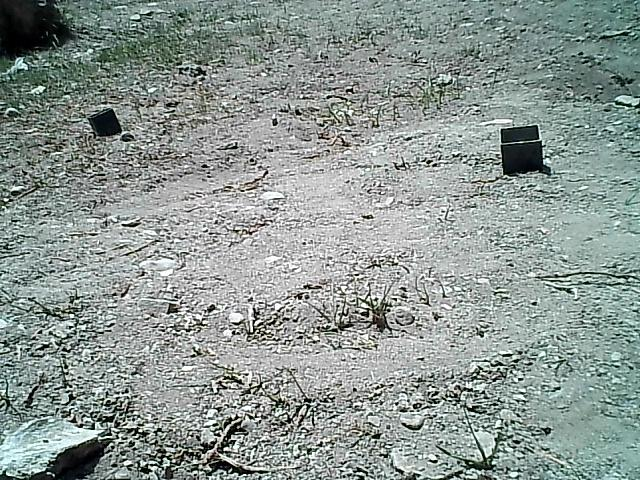
#> input picture YoloTrain/val/images/001.png, 640 x 480 px, found by its file name; its folder holds only this picture in this run
$ python change2grayData.py
#> lines starting #> are read from the running program, lines starting #| are printed output that depends on the picture
import cv2
import os
import shutil

def apply_clahe_gaussian(gray):
    # Aplicar el ecualizador CLAHE
    clahe = cv2.createCLAHE(clipLimit=2.0, tileGridSize=(5, 5))
    clahe_result = clahe.apply(gray)
    # Aplicar un desenfoque gaussiano
    blurred = cv2.GaussianBlur(clahe_result, (5, 5), 0)

    return blurred

def process_images(input_image_folder, input_label_folder, output_image_folder, output_label_folder):
    # Crear las carpetas de salida si no existen
    if not os.path.exists(output_image_folder):
        os.makedirs(output_image_folder)
    if not os.path.exists(output_label_folder):
        os.makedirs(output_label_folder)

    # Lista de imágenes en la carpeta de entrada
    image_files = [f for f in os.listdir(input_image_folder) if f.endswith('.png')]

    for image_file in image_files:
        # Leer la imagen en escala de grises
        image_path = os.path.join(input_image_folder, image_file)
        image = cv2.imread(image_path, cv2.IMREAD_GRAYSCALE)
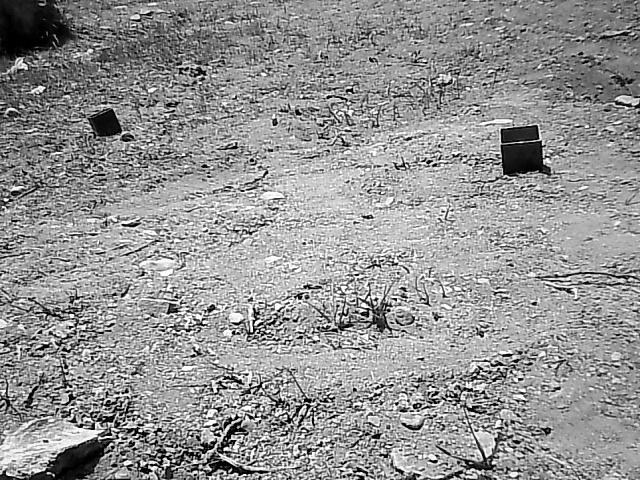
#> image: shape (480, 640); min 0, max 255, mean 147.8

        # Aplicar la función a la imagen
        processed_image = apply_clahe_gaussian(image)
#> in apply_clahe_gaussian, `clahe_result = clahe.apply(gray)`:
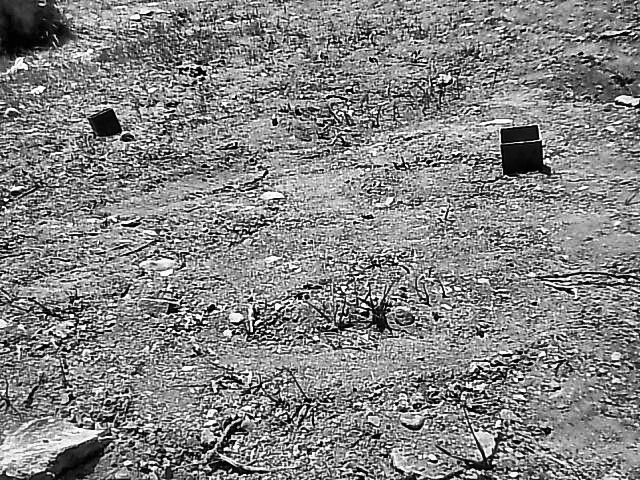
#> clahe_result: shape (480, 640); min 0, max 255, mean 131.7
#> in apply_clahe_gaussian, `blurred = cv2.GaussianBlur(clahe_result, (5, 5), 0)`:
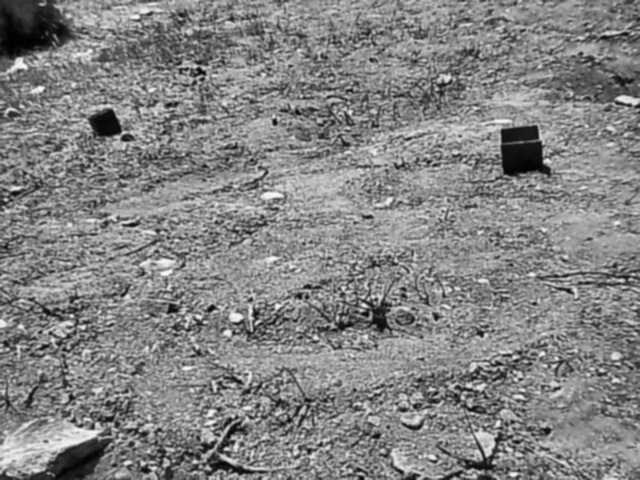
#> blurred: shape (480, 640); min 2, max 251, mean 131.7

        # Guardar la imagen procesada en la carpeta de salida
        output_image_path = os.path.join(output_image_folder, image_file)
        cv2.imwrite(output_image_path, processed_image)

        # Copiar el archivo de etiqueta correspondiente
        label_file = image_file.replace('.png', '.txt')
        label_path = os.path.join(input_label_folder, label_file)
        output_label_path = os.path.join(output_label_folder, label_file)

        shutil.copy(label_path, output_label_path)

def main():
    input_image_folder = "/home/hackbrian/gitProyects/Seeker_ComputerVision/YoloTrain/val/images"
    input_label_folder = "/home/hackbrian/gitProyects/Seeker_ComputerVision/YoloTrain/val/labels"
    output_image_folder = "/home/hackbrian/gitProyects/Seeker_ComputerVision/YoloTrainV2/val/images"
    output_label_folder = "/home/hackbrian/gitProyects/Seeker_ComputerVision/YoloTrainV2/val/labels"

    process_images(input_image_folder, input_label_folder, output_image_folder, output_label_folder)

if __name__ == "__main__":
    main()

$ run again, on YoloTrain/val/images/005.png
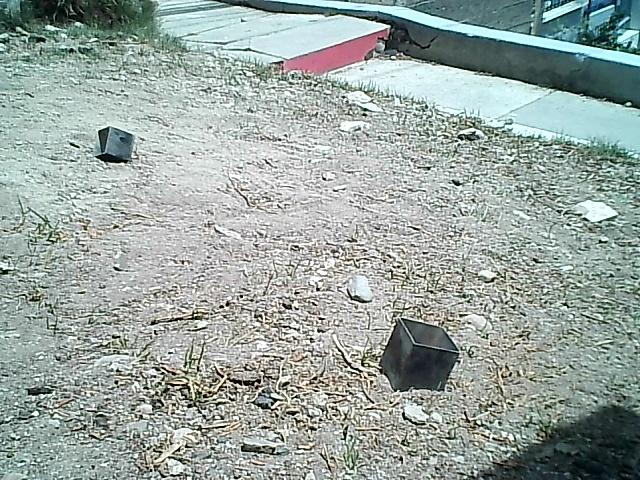
#> input picture YoloTrain/val/images/005.png, 640 x 480 px, found by its file name
#> in apply_clahe_gaussian, `clahe_result = clahe.apply(gray)`:
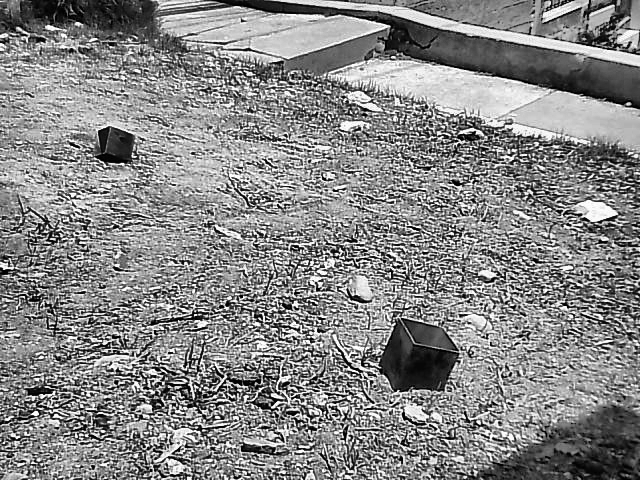
#> clahe_result: shape (480, 640); min 0, max 255, mean 135
#> in apply_clahe_gaussian, `blurred = cv2.GaussianBlur(clahe_result, (5, 5), 0)`:
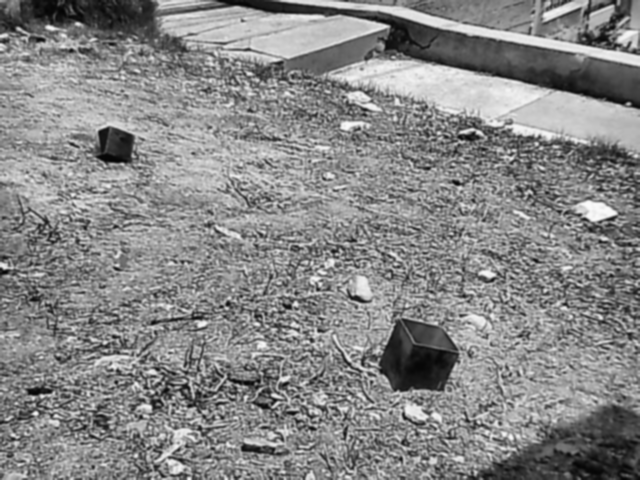
#> blurred: shape (480, 640); min 3, max 250, mean 135

$ run again, on YoloTrain/val/images/006.png
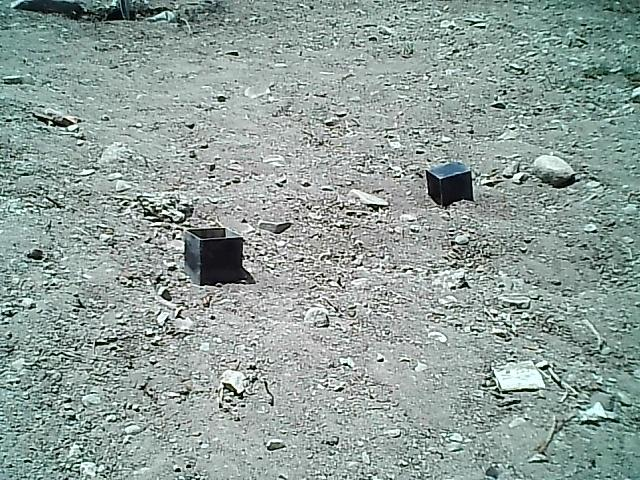
#> input picture YoloTrain/val/images/006.png, 640 x 480 px, found by its file name
#> in apply_clahe_gaussian, `clahe_result = clahe.apply(gray)`:
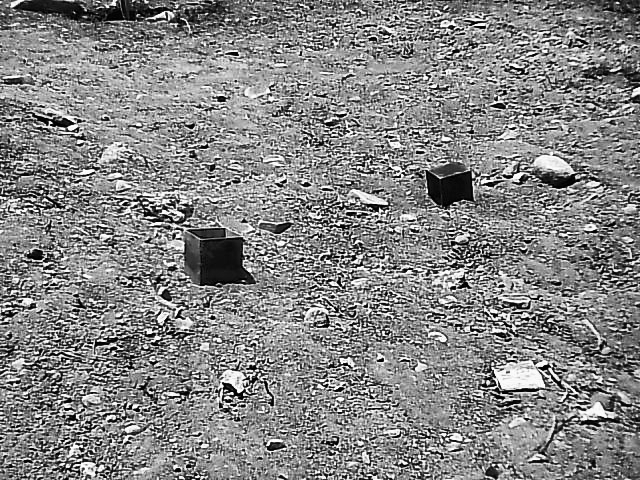
#> clahe_result: shape (480, 640); min 0, max 255, mean 133.2
#> in apply_clahe_gaussian, `blurred = cv2.GaussianBlur(clahe_result, (5, 5), 0)`:
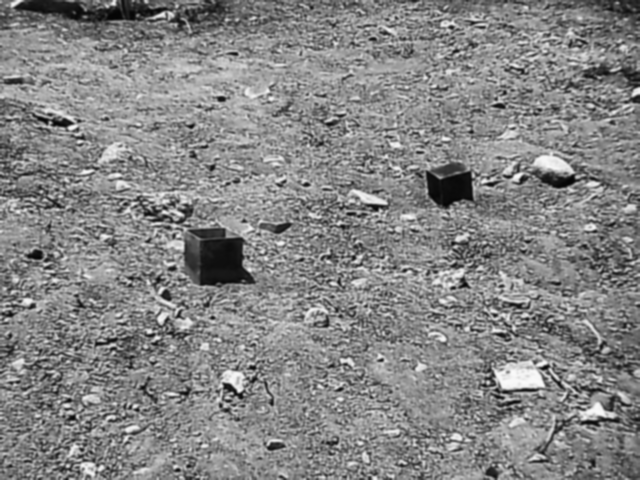
#> blurred: shape (480, 640); min 4, max 250, mean 133.2

$ run again, on YoloTrain/val/images/009.png
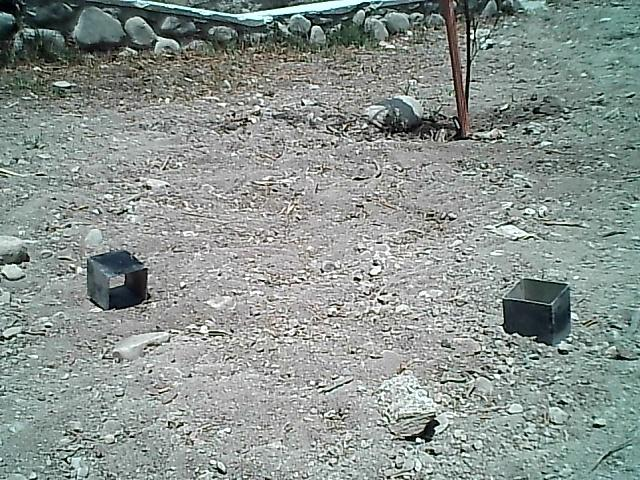
#> input picture YoloTrain/val/images/009.png, 640 x 480 px, found by its file name
#> in apply_clahe_gaussian, `clahe_result = clahe.apply(gray)`:
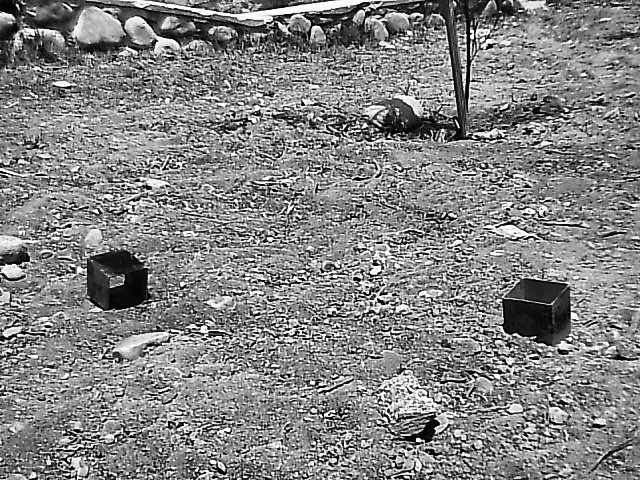
#> clahe_result: shape (480, 640); min 0, max 255, mean 132.1
#> in apply_clahe_gaussian, `blurred = cv2.GaussianBlur(clahe_result, (5, 5), 0)`:
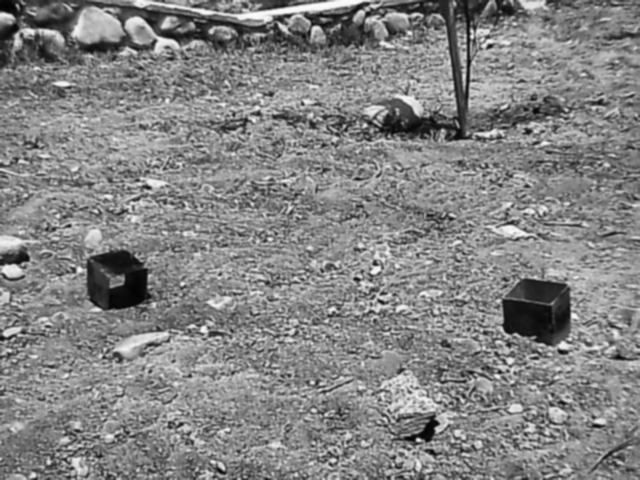
#> blurred: shape (480, 640); min 2, max 251, mean 132.1

$ run again, on YoloTrain/val/images/002.png
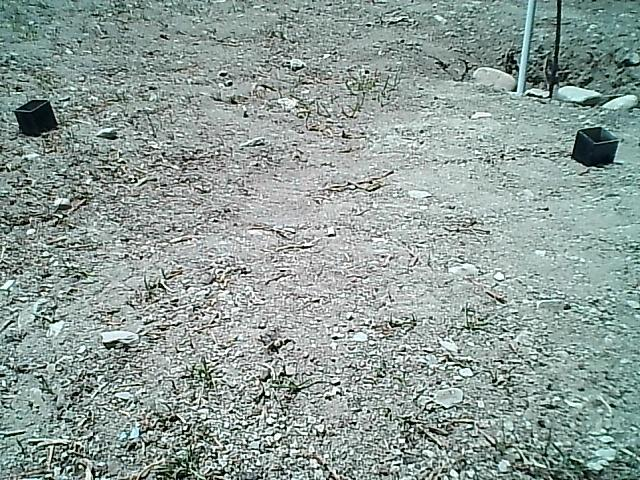
#> input picture YoloTrain/val/images/002.png, 640 x 480 px, found by its file name
#> in apply_clahe_gaussian, `clahe_result = clahe.apply(gray)`:
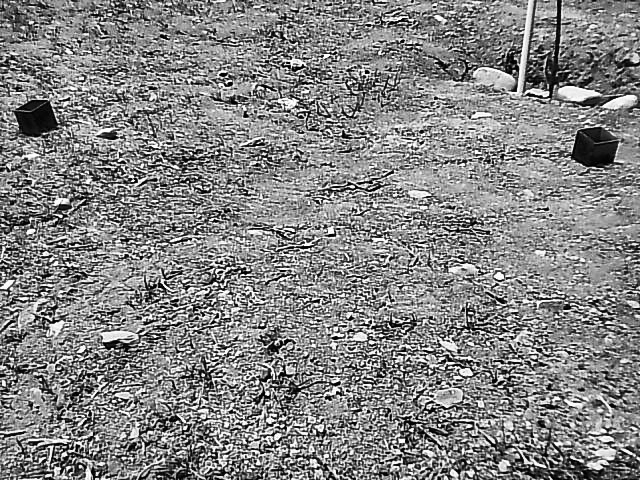
#> clahe_result: shape (480, 640); min 0, max 255, mean 132.6
#> in apply_clahe_gaussian, `blurred = cv2.GaussianBlur(clahe_result, (5, 5), 0)`:
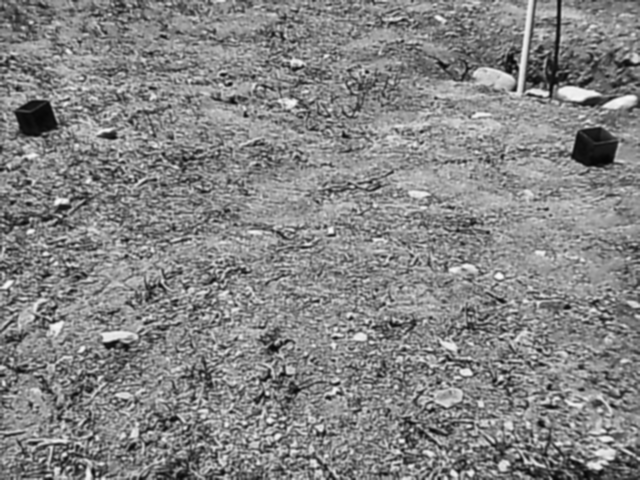
#> blurred: shape (480, 640); min 5, max 249, mean 132.6
